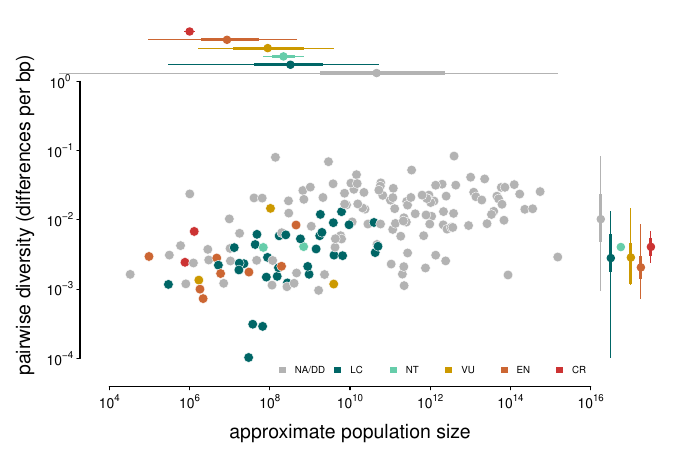

Recreate this plot in R.
# diversity_popsize_redlist.r -- 

library(tidyverse)
library(plotrix)
library(ggrepel)
library(wesanderson)
library(mixtools)
library(scales)
library(sp)
library(grid)
library(latex2exp)

source('plot_funs.r')

opar <- par(no.readonly=TRUE)


# for stan fit
load('../../data/diversity_popsize_chains.Rdata')
load('../../data/main_datasets.Rdata')
phi <- mean(rstan:::extract(dps_fit, pars='phi')$phi)
beta <- mean(rstan:::extract(dps_fit, pars='beta')$beta)

# alias this -- less typing
d <- da_dps

iucn_levels <- c("NA/DD", "LC", "NT", "VU", "EN", "CR")
cols <- c("gray70", "#006666", "aquamarine3", "#cc9900", "#cc6633", "#cc3333")
d$redlist_cat <- factor(d$redlist_cat, levels=iucn_levels)

# what to include
# x <- d$pred_log10_N  # the simplistic unregularized version
x <- d$log10_popsize
y <- d$log10_diversity

xlims <- c(4, 16)
plot(x, y)

output <- TRUE
# output <- FALSE

if (output)
  pdf("diversity_popsize_redlist.pdf", width=7, height=7/1.5)

par(mar=c(4, 4, 3, 4), oma=c(0.5, 0.5, 0.5, 0.5))

d$redlist_cat[is.na(d$redlist_cat)] <- "NA/DD"
d$redlist_cat[d$redlist_cat == 'DD'] <- "NA/DD" # there's only two, just convert
#iucn_cols <- setNames(c('gray80', wes_palette("Cavalcanti1")), iucn_levels) 
iucn_cols <- setNames(cols, iucn_levels) 

plot(x, y, col=iucn_cols[d$redlist_cat], type='n', axes=FALSE,
     ylab='', xlab='', ylim=c(-4.1, 0), xlim=xlims) 

adjust <- 0
points(x, y, pch=21, cex=1.3, lwd=0.4,
       bg=iucn_cols[d$redlist_cat], col='white')
xseq <- seq(4, 16, 2)
axis(1, xseq, 
     labels=latex2exp::TeX(sprintf("$10^{%d}$", xseq)), 
     padj = -1,
     tck=-0.01,
     cex.axis=0.8, line=0.5)
yseq <- seq(-4, 0)
axis(2, yseq, 
     labels=latex2exp::TeX(sprintf("$10^{%d}$", yseq)), 
     las=1,
     tck=-0.01, hadj=0.5,
     cex.axis=0.8, line=0.5)

y <- -0
m <- 0.12
x <- 16
n <- 0.25
for (i in seq_along(iucn_levels)) {
  status <- iucn_levels[[i]]
  # pop size range
  u <- d$log10_popsize[d$redlist_cat == status]
  rng <- quantile(u, probs=c(0.25, 0.75))
  segments(rng[1], y + i*m, rng[2], y+i*m, col=iucn_cols[status], lwd=3, lend=2, xpd=TRUE)
  points(mean(u), y + i*m, pch=19, col=iucn_cols[status], xpd=TRUE)
  rng <- range(u)
  segments(rng[1], y + i*m, rng[2], y+i*m, col=iucn_cols[status], lwd=1, lend=2, xpd=TRUE)

  # diversity range
  u <- d$log10_diversity[d$redlist_cat == status]
  rng <- quantile(u, probs=c(0.25, 0.75))
  segments(x + i*n, rng[1], x+i*n, rng[2], col=iucn_cols[status], lwd=3, lend=2, xpd=TRUE)
  points(x + i*n, mean(u), pch=19, col=iucn_cols[status], xpd=TRUE)
  rng <- range(u)
  segments(x + i*n, rng[1], x+i*n, rng[2], col=iucn_cols[status], lwd=1, lend=2, xpd=TRUE)
}

# new dataset with factors
drl <- da_dps
drl$redlist_cat[is.na(drl$redlist_cat)] <- "NA/DD"
# ordered in terms of endangeredness
iucn_levels <- c("NA/DD", "LC", "NT", "VU", "EN", "CR")
drl$redlist_cat <- factor(drl$redlist_cat, levels=iucn_levels)





# rseq <- yseq - log10(4e-8)
# axis(4, yseq, 
#      labels=latex2exp::TeX(sprintf("$10^{%.2f}$", rseq)), 
#      las=1,
#      tck=-0.01, hadj=0.5,
#      cex.axis=0.8, line=0.5)
title(ylab="   pairwise diversity (differences per bp)", 
      line=2.8, cex.lab=1.2)
title(xlab=latex2exp::TeX("approximate population size"), line=2.5, cex.lab=1.2)


iucn_cols_s <- iucn_cols[iucn_levels]
legend(8, -4, names(iucn_cols_s), fill=iucn_cols_s,
       x.intersp=1,
       bty='n', border=0, cex=0.6, ncol=6)

if (output) dev.off()



par(opar)
